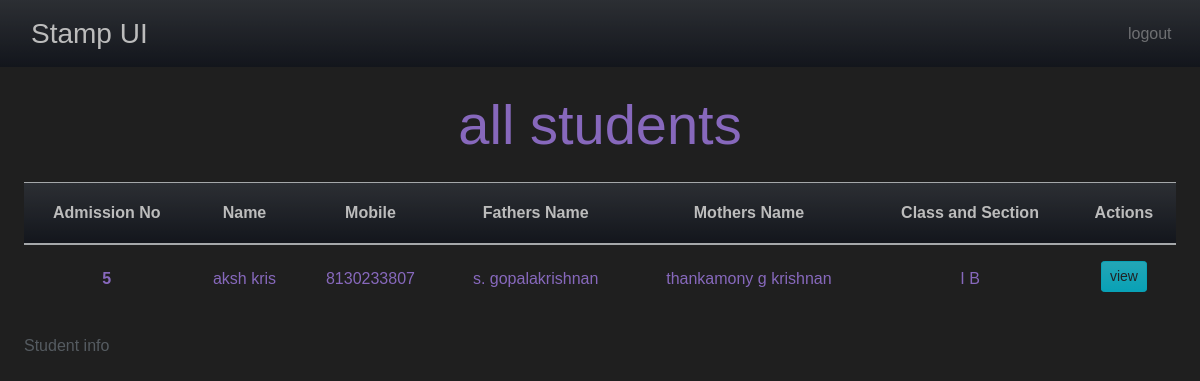
Page /grade-students/2 (signed in) on the earlier database version.
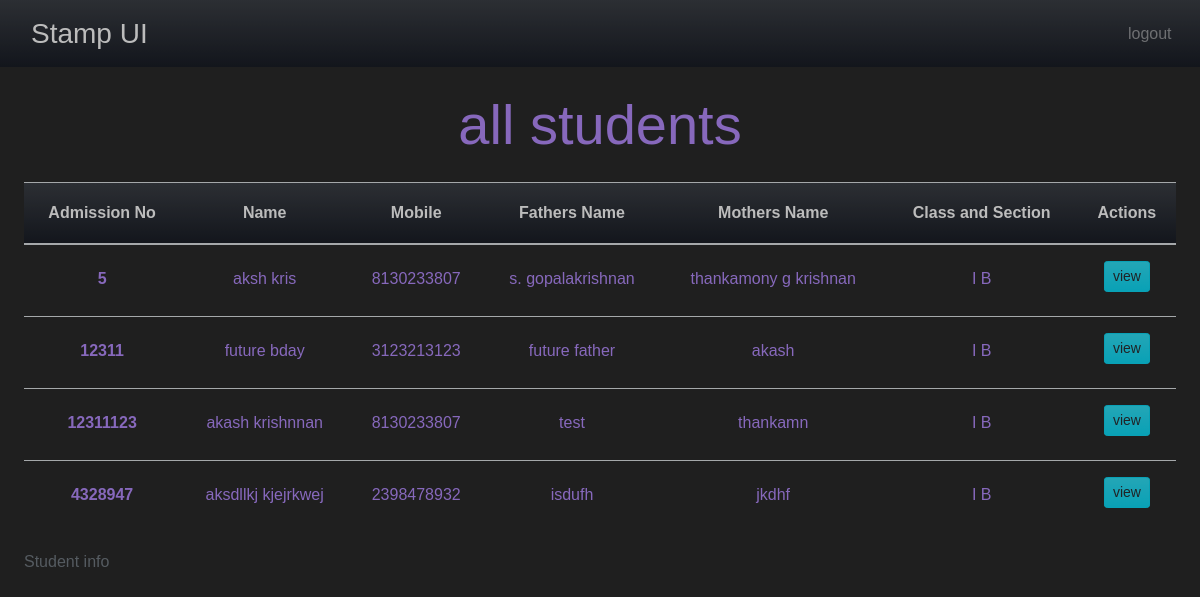
Same page on the later database version.
### student/models.py (models this page shows, shortened)
class student_details(models.Model):  # for storing student info
    STATUS_TYPES = (
        ('S', 'STUDYING'),
        ('PO', 'PASSED OUT'),
        ('D', 'DISMISSED'),
        ('AD', 'ADMISSION DONE'),
        ('LS', 'LEAVE SCHOOL')
    )
    GENDER = (
        ('M', 'MALE'),
        ('F', 'FEMALE'),
        ('O', 'OTHER')
    )
    first_name = models.CharField(max_length=20,)
    last_name = models.CharField(max_length=20)
    admission_number = models.CharField(max_length=10, unique=True)
    status = models.CharField(max_length=3, choices=STATUS_TYPES, default='S')
    gender = models.CharField(max_length=2, choices=GENDER)
    fathers_name = models.CharField(max_length=40)
    mothers_name = models.CharField(max_length=40)
    dob = models.DateField()
    mobile = models.CharField(max_length=10)
    email = models.EmailField()
    grade_section = models.ForeignKey(grade_section_master, on_delete=models.DO_NOTHING)
    user_name = models.ForeignKey(User, on_delete = models.DO_NOTHING)

### lead/models.py (models this page shows)
class grade_section_master(models.Model):
    grade = models.ForeignKey(grade_master, on_delete=models.DO_NOTHING)
    section = models.ForeignKey(section_master, on_delete=models.DO_NOTHING)
    def __str__(self):
        return f"{self.grade} {self.section}"

class grade_master(models.Model):
    grade_name = models.CharField(max_length=4)
    def __str__(self):
        return self.grade_name

class section_master(models.Model):
    section_name = models.CharField(max_length=1)
    def __str__(self):
        return self.section_name

### teacher/views.py (the view)
# urls.py: path('grade-students/<str:pk>', views.student_gradelist, name='grade-students'),
@login_required
def student_gradelist(request, pk):
    students = student_details.objects.filter(grade_section=pk)
    context = {'students': students}
    return render(request, 'teacher/studentGrade_listView.html', context)

### teacher/templates/teacher/studentGrade_listView.html (shortened to what this page needs)
{% extends "teacher/base.html" %} {% block content %}
<section>
    <h3 class="display-4 text-secondary my-4 text-center">
        all students
    </h3>
</section>
<section class="table-responsive">
    <table class="table">
        <caption>Student info</caption>
        <thead class="text-center bg-gradient-primary text-white">
            <tr>
                <th scope="col">Admission No</th>
                <th scope="col">Name</th>
                <th scope="col">Mobile</th>
                <th scope="col">Fathers Name</th>
                <th scope="col">Mothers Name</th>
                <th scope="col">Class and Section</th>
                <th scope="col">Actions</th>
            </tr>
        </thead>
        <tbody class="text-center text-lowercase text-justify text-secondary">
            {% for student in students%}
            <tr>
                <th class="py-3" scope="row">{{student.admission_number}} </th>
                <td class="py-3">{{ student.first_name }} {{student.last_name}}</td>
                <td class="py-3">{{ student.mobile}} </td>
                <td class="py-3"> {{ student.fathers_name }}</td>
                <td class="py-3"> {{ student.mothers_name }}</td>
                <td class="py-3 text-uppercase">{{student.grade_section}}</td>
                <td class="py-3">
                    <a href="{% url 'student-detail' student.id %}" class="btn btn-sm btn-info mb-2">View</a>
                </td>
            </tr>
            {% endfor %}
        </tbody>
</section>
{% endblock content %}

Differences in the rows shown:
added student_details: admission_number "12311", first_name "future", last_name "bday", mobile "3123213123", fathers_name "future father", mothers_name "akash", grade_section "I B"
added student_details: admission_number "12311123", first_name "akash", last_name "krishnnan", mobile "8130233807", fathers_name "test", mothers_name "thankamn", grade_section "I B"
added student_details: admission_number "4328947", first_name "aksdllkj", last_name "kjejrkwej", mobile "2398478932", fathers_name "isdufh", mothers_name "jkdhf", grade_section "I B"
